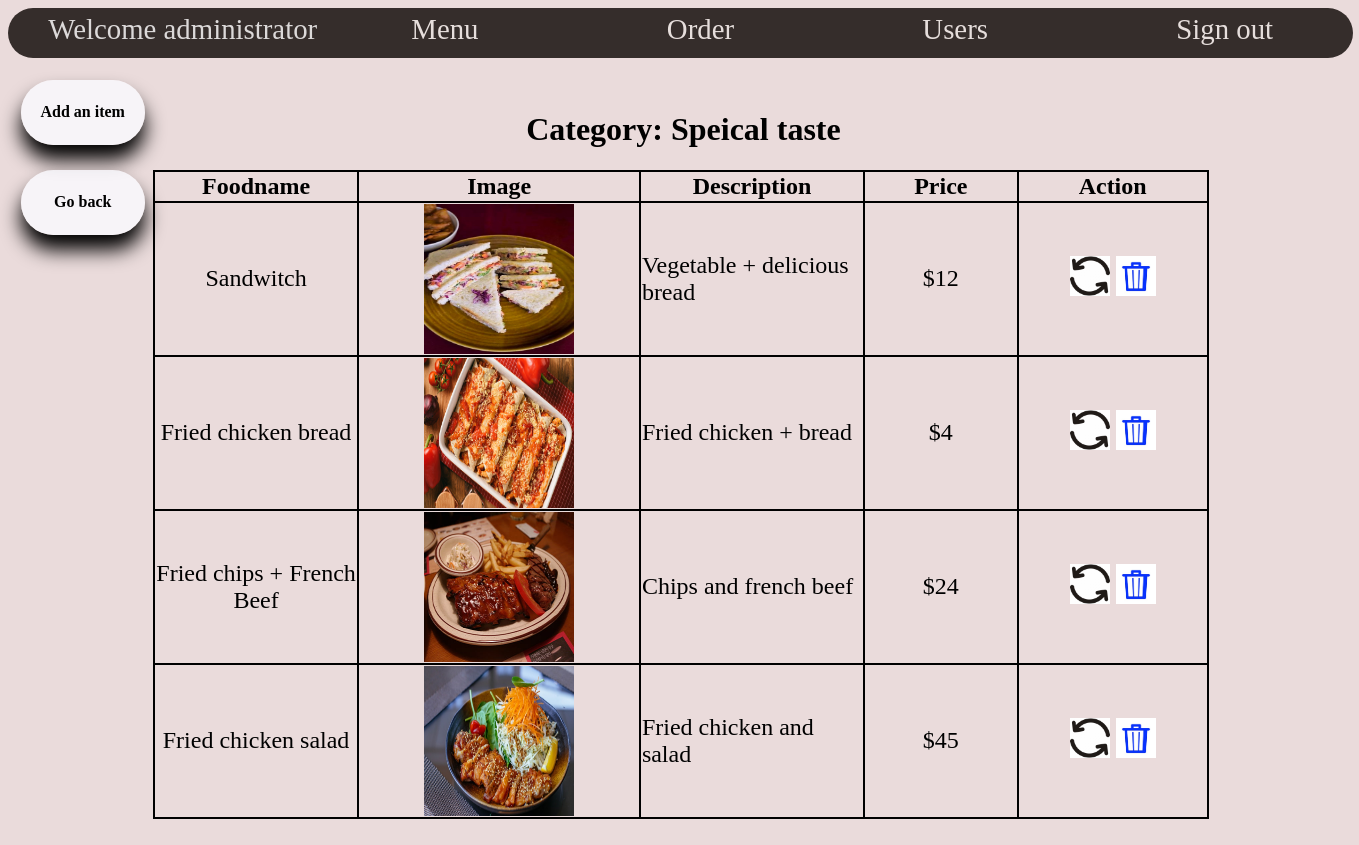
/admin/detail.php?detail=25 (signed in), run on the app's committed database.
### tables this page shows
CREATE TABLE `category` (
  `id` int(100) NOT NULL,
  `name` text NOT NULL,
  `image` text NOT NULL
);

CREATE TABLE `menu` (
  `id` int(100) NOT NULL,
  `foodname` text NOT NULL,
  `foodimage` text NOT NULL,
  `description` text NOT NULL,
  `price` double NOT NULL,
  `category` int(255) NOT NULL
);

### admin/detail.php (the view, shortened to what this page needs)
<?php
   include ("functions/connection.php");
   $category=$_GET['detail'];
   $query="select * from category where id=$category";
   $result=mysqli_query($con,$query);
   $r = mysqli_fetch_array($result);
?>
<html>
<head>
   <link href="pages style/mainpage.css" rel="stylesheet">
</head>
<body>
   <div id="box1">
       <section id="text">Welcome administrator<a href="menu.php" id="menubutton">Menu</a><a href="order.php" id="orderbutton">Order</a><a href="user.php" id="userbutton">Users</a><a href="logout.php" id="logoutbutton">Sign out</a><section>
   </div>
    <div style="margin:0 auto; height: 4%;"></div>
    <div style="margin:0 auto; width:1300px; min-width:1320px;">
   <div id="box2"><h1 align="center">Category: <?php echo $r['name']; ?></h1></div>
   <div id="selection">
     <div id="addanitem">
        <a href="addanitem.php?detail=<?php echo $r['id']; ?>" id="addanitem"><h4>Add an item</h4></a>
     </div>
     <br><br><br><br><br>
     <div id="addanitem">
        <a href="menu.php" id="addanitem"><h4>Go back</h4></a>
     </div>
   </div>
   <table class="table">
     <thead>
        <tr>
          <th width="80px">Foodname</th>
          <th width="80px">Image</th>
          <th width="80px">Description</th>
          <th width="80px">Price</th>
          <th width="100px">Action</th>
        </tr>
     </thead>
       <?php
         $query="select * from menu where category=$category order by id asc";
         $result= mysqli_query($con,$query);
         while($row = mysqli_fetch_array($result))
         {
            ?>
                <tr>
                   <td align="center"><?php echo $row['foodname'] ?></td>
                   <td align="center"><?php echo "<img src='../{$row['foodimage']}' width='150px'' height='150px'/>" ?></td>
                   <td align="left"><?php echo $row['description'] ?></td>
                   <td align="center">$<?php echo $row['price'] ?></td>
                   <td align="center" id="updatebox"><abbr title="Update the item"><a href="functions/updatemenu.php?update=<?php echo $row['id'] ?> & detail=<?php echo $r['id'] ?>" id="update"><img src="../images/update.jpg" width="40px" height="40px"/></abbr></a>
                   <abbr title="Delete the item"><a href="functions/deleteitem.php?delete=<?php echo $row['id'] ?> & detail=<?php echo $r['id'] ?>" id="delete"><img src="../images/delete.jpg" width="40px" height="40px"/></a></abbr></td>
                </tr>
            <?php
         }
       ?>
    </table>
 </div>
    <br><br>
</body>
</html>

### admin/pages style/mainpage.css (style rules this page uses)
body { background-color: #EADBDB; width:99%; min-width:1341px; height:100%; min-height: 600px; }
#box1 { font-size: 180%; background-color: #352D2B; width: 99%; min-width: 1330px;; height: 50px; min-height: 50px; max-height: 50px; border-radius: 200px; position: fixed; }
#box2 { margin-top: 50px; margin-right:500px; float: right; }
#text { position: relative; left: 3%; top: 10%; width: 70%; color: #DCD9D9; }
a#menubutton { text-decoration: none; position: relative; left: 10%; color: #E6DEDC; }
a#orderbutton { text-decoration: none; position: relative; left: 30%; color: #E6DEDC; }
a#userbutton { text-decoration: none; position: relative; left: 50%; color: #E6DEDC; }
a#logoutbutton { text-decoration: none; position: relative; left: 70%; color: #E6DEDC; }
div#addanitem { width: 120px; min-width: 120px; background: rgba(250,250,255,.8); box-shadow: 0 15px 20px rgba(0,0,0,2); padding: 2px; border-radius: 190px; text-align: center; margin: auto; position: fixed; float: left; margin-top: 40px; }
a#addanitem { text-decoration: none; color:black ; }
.table { border-collapse: collapse; margin: 30px auto; font-size: 150%; width: 80%; }
td,th { border: 2px solid black; }
a#delete { text-decoration: none; }
a#update { text-decoration: none; }
div#selection { float: left; }

### data on the page
category: name "Speical taste"
menu: foodname "Sandwitch", foodimage (picture), description "Vegetable + delicious bread", price "12"
menu: foodname "Fried chicken bread", foodimage (picture), description "Fried chicken + bread", price "4"
menu: foodname "Fried chips + French Beef", foodimage (picture), description "Chips and french beef", price "24"
menu: foodname "Fried chicken salad", foodimage (picture), description "Fried chicken and salad", price "45"
